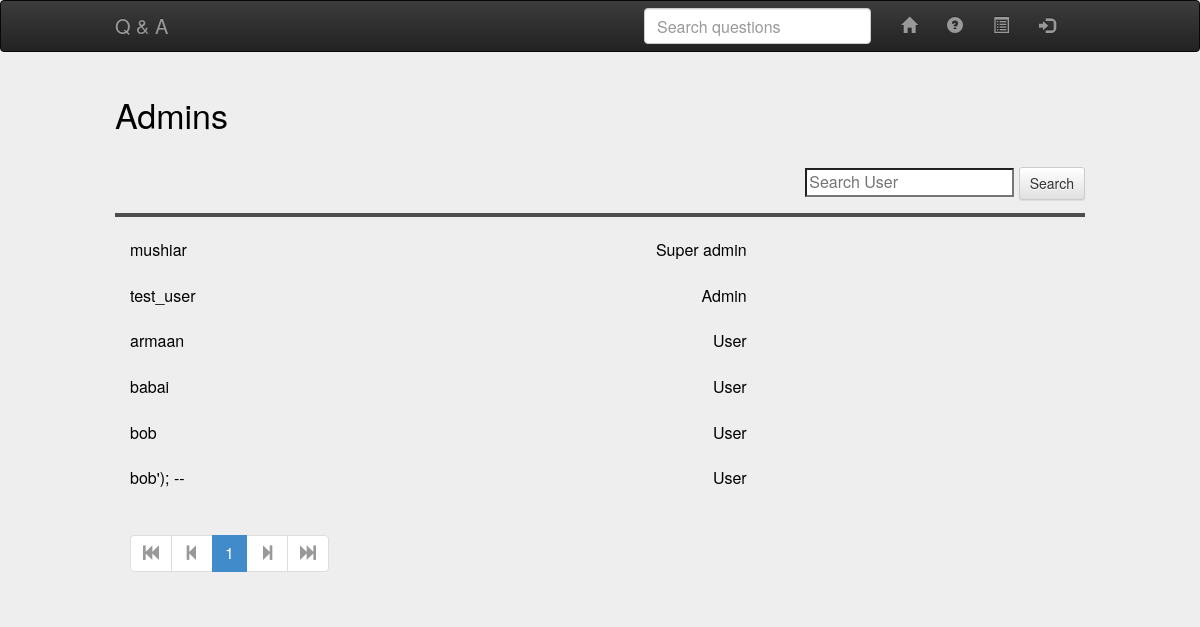
The page /admins/index.php on the database its author committed.
### tables this page shows
CREATE TABLE `users` (
  `uid` int(12) unsigned NOT NULL AUTO_INCREMENT,
  `uname` varchar(30) NOT NULL,
  `login` varchar(30) NOT NULL,
  `password` varchar(100) NOT NULL,
  `joined` date NOT NULL,
  `admin` tinyint(1) NOT NULL DEFAULT '0',
  `superadmin` tinyint(1) NOT NULL DEFAULT '0',
  `q_asked` int(10) unsigned NOT NULL DEFAULT '0',
  `q_answered` int(10) unsigned NOT NULL DEFAULT '0',
  PRIMARY KEY (`uid`),
  UNIQUE KEY `login` (`login`),
  UNIQUE KEY `uname` (`uname`)
);

### admins/index.php (the view, shortened to what this page needs)
<?php
$cr=parse_ini_file("../assets/components/credential.ini");
$host=$cr['host'];
$user=$cr['user'];
$pass=$cr['pass'];
$db=$cr['db'];
if(!($sqlhandle=mysqli_connect($host,$user,$pass,$db))){
	die(mysqli_error($sqlhandle));
}
$q_no=20;
$q_start=0;
$page=1;
$page_count=1;
$range=4;
$query="SELECT uid,uname,admin,superadmin FROM users";
$query.=" ORDER BY superadmin DESC,admin DESC,uname LIMIT $q_start,$q_no";
$count_query="SELECT COUNT(*) cnt FROM users";
if(!$result=mysqli_query($sqlhandle, $query)){
	die(mysqli_error($sqlhandle));
}else{
	if($res=mysqli_query($sqlhandle, $count_query)){
		$val=mysqli_fetch_assoc($res);
		$count=$val['cnt'];
		$page_count=ceil($count/$q_no);
	}
}
?>
<!doctype html>
<html>
	<head>
		<?php require_once '../assets/components/php/head-tag.php'; ?>
	</head>
	<body>
		<?php require_once "../assets/components/php/snippet-header.php"; ?>
		<div class="container">
			<h2>Admins</h2><br>
			<form id="user_search" class="pull-right form-inline" action="" method="POST" role="form">
				<input type="search" id="user_name" name="user" placeholder="Search User">
				<button type="submit" name="submit" value="submit" class="btn btn-default btn-sm">Search</button>
			</form>
			<br><br>
			<div class="hrow"></div>
			<div class="col-md-8">
				<?php
					if(mysqli_num_rows($result)){
						while($row=mysqli_fetch_assoc($result)){
				?>
							<div class="clearfix">
								<?php echo $row['uname']; ?>
								<?php
								if(isset($_SESSION['superadmin']) && $_SESSION['superadmin']){
									if($row['superadmin']){
								?>
										<span class="pull-right">Super admin</span>
								<?php
									}else if($row['admin']){
								?>
										<form action="/assets/components/php/process-admin.php" method="POST" role="form" class="pull-right">
											<input type="hidden" name="uid" value="<?php echo $row['uid']; ?>">
											<input type="hidden" name="remove" value="true">
											<button type="submit" name="submit" value="submit" class="btn btn-danger">Remove admin</button>
										</form>
								<?php
									}else{
								?>
										<form action="/assets/components/php/process-admin.php" method="POST" role="form" class="pull-right">
											<input type="hidden" name="uid" value="<?php echo $row['uid']; ?>">
											<input type="hidden" name="add" value="true">
											<button type="submit" name="submit" value="submit" class="btn btn-success">Make admin</button>
										</form>
								<?php
									}
								}else{
									if($row['superadmin']){
								?>
										<span class="pull-right">Super admin</span>
								<?php
									}else if($row['admin']){
								?>
										<span class="pull-right">Admin</span>
								<?php
									}else{
								?>
										<span class="pull-right">User</span>
								<?php
									}
								}
								?>
							</div><br>
				<?php
						}
				?>
							<section>
								<nav>
									<ul class="pagination">
										<li
											<?php
												if($page==1){
													echo "class=\"disabled\"";
												}
											?>
										><a href="/admins"><span aria-hidden="true" class="glyphicon glyphicon-fast-backward"></span></a></li>
										<li
											<?php
												if($page==1){
													echo "class=\"disabled\"";
												}
											?>
										><a href="/admins?p=<?php echo $page-1; ?>"><span aria-hidden="true" class="glyphicon glyphicon-step-backward"></span></a></li>
										<?php
											if($page>$page_count-$range){
												$mod_start=$page_count-$range+1;
												if($mod_start<1){
													$mod_start=1;
												}
												for($i=$mod_start;$i<=$page_count;$i++){
										?>
													<li
														<?php
															if($i==$page){
																echo "class=\"active\"";
															}
														?>
													><a href="/admins?p=<?php echo $i; ?>"><?php echo $i; ?></a></li>
										<?php
												}
											}
										?>
										<li
											<?php
												if($page==$page_count){
													echo "class=\"disabled\"";
												}
											?>
										><a href="/admins?p=<?php echo $page+1; ?>"><span aria-hidden="true" class="glyphicon glyphicon-step-forward"></span></a></li>
										<li
											<?php
												if($page==$page_count){
													echo "class=\"disabled\"";
												}
											?>
										><a href="/admins?p=<?php echo $page_count; ?>"><span aria-hidden="true" class="glyphicon glyphicon-fast-forward"></span></a></li>
									</ul>
								</nav>
							</section>
				<?php
					}else{
				?>
					<p class="col-sm-offset-1 h3">
						No user found
					</p>
				<?php
					}
				?>
			</div>
		</div>
	</body>
</html>

### assets/components/php/head-tag.php (shortened to what this page needs)
<link href="/assets/css/bootstrap.css" rel="stylesheet" type="text/css">
<link href="/assets/css/theme.css" rel="stylesheet" type="text/css">
<link href="/assets/css/mystyles.css" rel="stylesheet" type="text/css">

### assets/components/php/snippet-header.php (shortened to what this page needs)
<nav class="navbar navbar-inverse" role="navigation">
	<div class="container">
		<section class="navbar-header">
			<a class="navbar-brand" href="/">Q &amp; A</a>
		</section>
		<section class="collapse navbar-collapse navbar-right" id="menu">
			<ul class="nav navbar-nav">
				<li><a href="/" data-placement="bottom" data-toggle="tooltip" title="Home"><span class="glyphicon glyphicon-home hidden-xs" aria-hidden="true"></span><span class="visible-xs"> Home</span></a></li>
				<li><a href="/ask/" data-placement="bottom" data-toggle="tooltip" title="Ask a question"><span class="glyphicon glyphicon-question-sign hidden-xs" aria-hidden="true"></span><span class="visible-xs"> Ask a question</span></a></li>
				<?php
				if(isset($_SESSION['user_name'],$_SESSION['user_id'])){
				?>
					<li><a href="/users/"><span class="glyphicon glyphicon-user hidden-xs" aria-hidden="true"></span> <?php echo $_SESSION['user_name'] ; ?></a></li>
					<?php
						if(isset($_SESSION['admin']) && $_SESSION['admin']){
					?>
						<li><a href="/admins/" data-placement="bottom" data-toggle="tooltip" title="Admins"><span class="glyphicon glyphicon-star hidden-xs" aria-hidden="true"></span><span class="visible-xs"> Admins</span></a></li>
					<?php
						}
					?>
					<li><a href="/logout/" data-placement="bottom" data-toggle="tooltip" title="Log out"><span class="glyphicon glyphicon-log-out hidden-xs" aria-hidden="true"></span><span class="visible-xs"> Log out</span></a></li>
				<?php
				}else{
				?>
						<li><a href="/register/" data-placement="bottom" data-toggle="tooltip" title="Register"><span class="glyphicon glyphicon-list-alt hidden-xs" aria-hidden="true"></span><span class="visible-xs"> Register</span></a></li>
						<li><a href="/login/" data-placement="bottom" data-toggle="tooltip" title="Login"><span class="glyphicon glyphicon-log-in hidden-xs" aria-hidden="true"></span><span class="visible-xs"> Login</span></a></li>
				<?php
				}
				?>
			</ul>
		</section>
		<form id="search_form" class="navbar-form navbar-right" role="search" method="GET" action="/search/">
			<div class="form-group">
				<input type="search" id="term" class="form-control" name="term" placeholder="Search questions">
			</div>
		</form>
	</div>
</nav>

### assets/css/theme.css (style rules this page uses)
.btn-default,.btn-primary,.btn-success,.btn-info,.btn-warning,.btn-danger { text-shadow:0 -1px 0 rgba(0,0,0,0.2);-webkit-box-shadow:inset 0 1px 0 rgba(255,255,255,0.15),0 1px 1px rgba(0,0,0,0.075);box-shadow:inset 0 1px 0 rgba(255,255,255,0.15),0 1px 1px rgba(0,0,0,0.075) }
.btn-default { background-image:-webkit-linear-gradient(top, #fff 0, #e0e0e0 100%);background-image:-o-linear-gradient(top, #fff 0, #e0e0e0 100%);background-image:linear-gradient(to bottom, #fff 0, #e0e0e0 100%);filter:progid:DXImageTransform.Microsoft.gradient(startColorstr='#ffffffff', endColorstr='#ffe0e0e0', GradientType=0);filter:progid:DXImageTransform.Microsoft.gradient(enabled = false);background-repeat:repeat-x;border-color:#dbdbdb;text-shadow:0 1px 0 #fff;border-color:#ccc }
.navbar-brand,.navbar-nav>li>a { text-shadow:0 1px 0 rgba(255,255,255,0.25) }
.navbar-inverse { background-image:-webkit-linear-gradient(top, #3c3c3c 0, #222 100%);background-image:-o-linear-gradient(top, #3c3c3c 0, #222 100%);background-image:linear-gradient(to bottom, #3c3c3c 0, #222 100%);background-repeat:repeat-x;filter:progid:DXImageTransform.Microsoft.gradient(startColorstr='#ff3c3c3c', endColorstr='#ff222222', GradientType=0);filter:progid:DXImageTransform.Microsoft.gradient(enabled = false) }
.navbar-inverse .navbar-brand,.navbar-inverse .navbar-nav>li>a { text-shadow:0 -1px 0 rgba(0,0,0,0.25) }

### assets/css/mystyles.css (style rules this page uses)
body { background-color:#eee;color:#000 }
a { color:red }
.pagination .disabled>span,.pagination .disabled>span:hover,.pagination .disabled>span:focus,.pagination .disabled>a,.pagination .disabled>a:hover,.pagination .disabled>a:focus { pointer-events:none }
.pagination .active>span,.pagination .active>span:hover,.pagination .active>span:focus,.pagination .active>a,.pagination .active>a:hover,.pagination .active>a:focus { pointer-events:none }
.hrow { margin-bottom:22px;border-top:2px solid;border-bottom:2px solid;border-color:#4d4d4d }

### rows shown on the page
users: uname "mushiar", superadmin "Super admin"
users: uname "test_user", superadmin "Admin"
users: uname "armaan", superadmin "User"
users: uname "babai", superadmin "User"
users: uname "bob", superadmin "User"
users: uname "bob'); --", superadmin "User"
